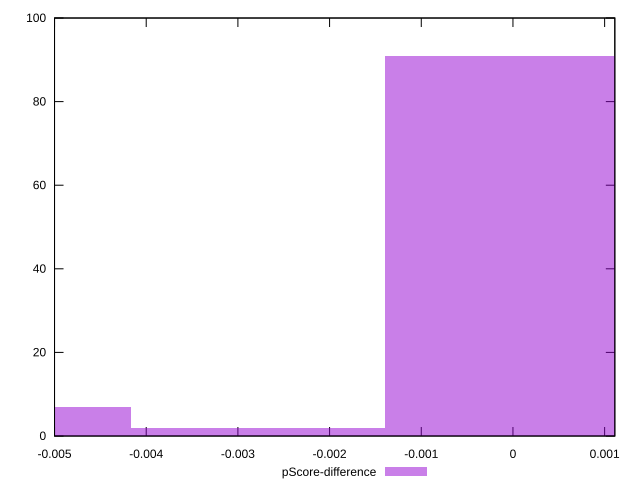

Generate this figure with gnuplot:
reset

$pScoreDifference <<EOF
0 91
-0.0027807550980782085 2
-0.005561510196156417 7
EOF

set key outside below
set boxwidth 0.0027807550980782085
set xrange [-0.0050000000000000044:0.0011111111111111738]
set yrange [0:100]
set trange [0:100]
set style fill transparent solid 0.5 noborder
set terminal svg size 640, 490 enhanced background rgb 'white'
set output "report_00017_2021-02-10T15-08-03.406Z/uses-http2/samples/pages+cached+noadtech+nomedia/pScore-difference/histogram.svg"

plot $pScoreDifference title "pScore-difference" with boxes

reset
